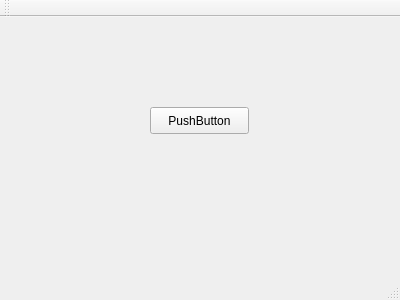
<?xml version="1.0" encoding="UTF-8"?>
<ui version="4.0">
 <class>MainWindow</class>
 <widget class="QMainWindow" name="MainWindow">
  <property name="geometry">
   <rect>
    <x>0</x>
    <y>0</y>
    <width>400</width>
    <height>300</height>
   </rect>
  </property>
  <property name="windowTitle">
   <string>MainWindow</string>
  </property>
  <widget class="QWidget" name="centralWidget">
   <widget class="QPushButton" name="pushButton">
    <property name="geometry">
     <rect>
      <x>150</x>
      <y>90</y>
      <width>99</width>
      <height>27</height>
     </rect>
    </property>
    <property name="text">
     <string>PushButton</string>
    </property>
   </widget>
  </widget>
  <widget class="QMenuBar" name="menuBar">
   <property name="geometry">
    <rect>
     <x>0</x>
     <y>0</y>
     <width>400</width>
     <height>25</height>
    </rect>
   </property>
  </widget>
  <widget class="QToolBar" name="mainToolBar">
   <attribute name="toolBarArea">
    <enum>TopToolBarArea</enum>
   </attribute>
   <attribute name="toolBarBreak">
    <bool>false</bool>
   </attribute>
  </widget>
  <widget class="QStatusBar" name="statusBar"/>
 </widget>
 <layoutdefault spacing="6" margin="11"/>
 <resources/>
 <connections/>
</ui>
